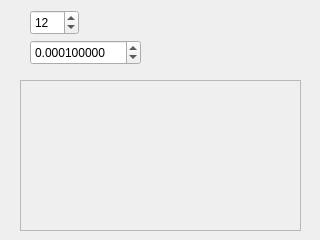
<?xml version="1.0" encoding="UTF-8"?>
<ui version="4.0">
 <class>LazyQuadtreeLodPlot</class>
 <widget class="QWidget" name="LazyQuadtreeLodPlot">
  <property name="geometry">
   <rect>
    <x>0</x>
    <y>0</y>
    <width>320</width>
    <height>240</height>
   </rect>
  </property>
  <property name="windowTitle">
   <string>Form</string>
  </property>
  <widget class="QFrame" name="plotFrame">
   <property name="geometry">
    <rect>
     <x>20</x>
     <y>80</y>
     <width>281</width>
     <height>151</height>
    </rect>
   </property>
   <property name="frameShape">
    <enum>QFrame::StyledPanel</enum>
   </property>
   <property name="frameShadow">
    <enum>QFrame::Raised</enum>
   </property>
  </widget>
  <widget class="QSpinBox" name="maxRecursion">
   <property name="geometry">
    <rect>
     <x>30</x>
     <y>10</y>
     <width>49</width>
     <height>25</height>
    </rect>
   </property>
   <property name="minimum">
    <number>1</number>
   </property>
   <property name="maximum">
    <number>24</number>
   </property>
   <property name="value">
    <number>12</number>
   </property>
  </widget>
  <widget class="QDoubleSpinBox" name="lodFactor">
   <property name="geometry">
    <rect>
     <x>30</x>
     <y>40</y>
     <width>111</width>
     <height>25</height>
    </rect>
   </property>
   <property name="decimals">
    <number>9</number>
   </property>
   <property name="maximum">
    <double>10.000000000000000</double>
   </property>
   <property name="singleStep">
    <double>0.000100000000000</double>
   </property>
   <property name="value">
    <double>0.000100000000000</double>
   </property>
  </widget>
 </widget>
 <resources/>
 <connections/>
</ui>
